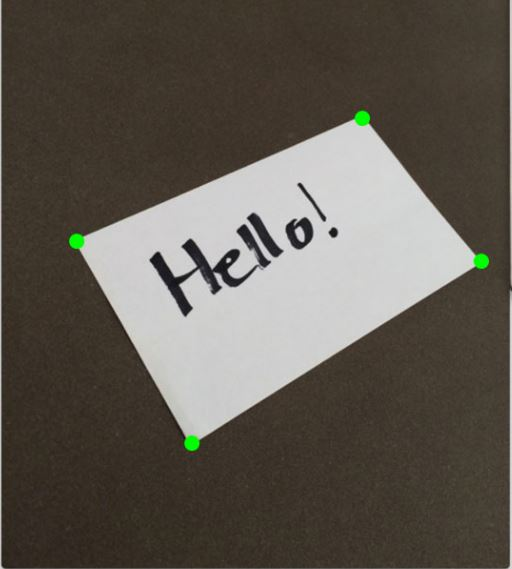
#> input picture assets/img/hello.JPG, 512 x 569 px, given in place of hello.png, which was not available
$ python 3.9.py
#> lines starting #> are read from the running program, lines starting #| are printed output that depends on the picture
import cv2
import numpy as np

img = cv2.imread('hello.png',0)
#> img: shape (569, 512); min 10, max 227, mean 90.1
rows,cols = img.shape
#> rows = 569; cols = 512
pts1 = np.float32([[67,160],[370,115],[371,263]])
pts2 = np.float32([[20,114],[370,115],[371,263]])
M = cv2.getAffineTransform(pts1,pts2)
dst = cv2.warpAffine(img,M,(cols,rows))
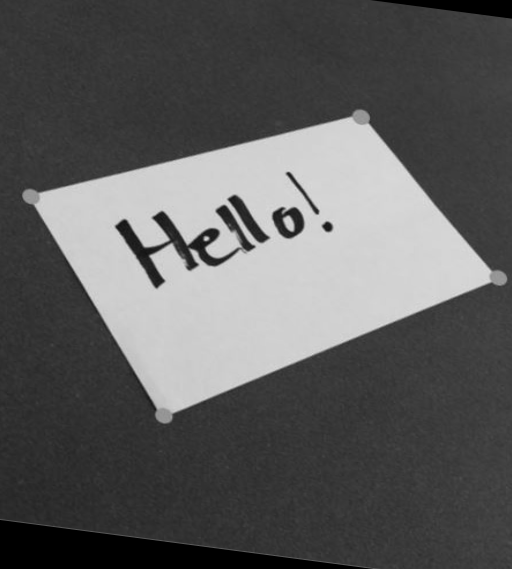
#> dst: shape (569, 512); min 0, max 223, mean 92.5

cv2.imshow('orginal',img)
cv2.imshow('res',dst)

k = cv2.waitKey(0)
#> (key Esc is pressed here)

cv2.destroyAllWindows()

$ run again, with assets/img/image1.jpg copied over assets/img/hello.JPG
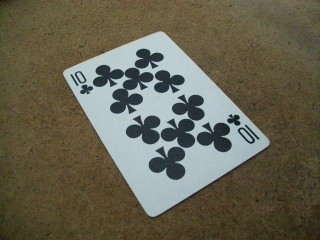
#> input picture assets/img/image1.jpg, 320 x 240 px, given in place of hello.png, which was not available
#> `img = cv2.imread('hello.png',0)`:
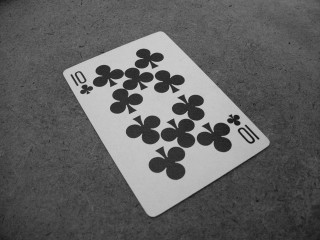
#> img: shape (240, 320); min 15, max 215, mean 97.3
#> `dst = cv2.warpAffine(img,M,(cols,rows))`:
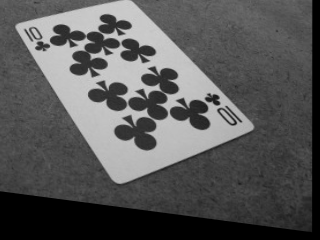
#> dst: shape (240, 320); min 0, max 211, mean 87.6
